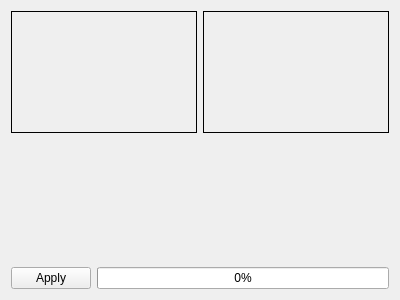
<?xml version="1.0" encoding="UTF-8"?>
<ui version="4.0">
 <class>ImageActionWidget</class>
 <widget class="QWidget" name="ImageActionWidget">
  <property name="geometry">
   <rect>
    <x>0</x>
    <y>0</y>
    <width>400</width>
    <height>300</height>
   </rect>
  </property>
  <property name="windowTitle">
   <string>Form</string>
  </property>
  <layout class="QVBoxLayout" name="verticalLayout_2">
   <item>
    <layout class="QVBoxLayout" name="verticalLayout">
     <item>
      <layout class="QHBoxLayout" name="horizontalLayout_2">
       <item>
        <widget class="QLabel" name="sourceImageWidget">
         <property name="sizePolicy">
          <sizepolicy hsizetype="Minimum" vsizetype="Minimum">
           <horstretch>0</horstretch>
           <verstretch>0</verstretch>
          </sizepolicy>
         </property>
         <property name="frameShape">
          <enum>QFrame::Box</enum>
         </property>
         <property name="text">
          <string/>
         </property>
        </widget>
       </item>
       <item>
        <widget class="QLabel" name="destinationImageWidget">
         <property name="sizePolicy">
          <sizepolicy hsizetype="Minimum" vsizetype="Minimum">
           <horstretch>0</horstretch>
           <verstretch>0</verstretch>
          </sizepolicy>
         </property>
         <property name="frameShape">
          <enum>QFrame::Box</enum>
         </property>
         <property name="text">
          <string/>
         </property>
        </widget>
       </item>
      </layout>
     </item>
     <item>
      <layout class="QHBoxLayout" name="horizontalLayout">
       <item>
        <widget class="HistogramWidget" name="sourceHistogramWidget" native="true">
         <property name="sizePolicy">
          <sizepolicy hsizetype="Minimum" vsizetype="Minimum">
           <horstretch>0</horstretch>
           <verstretch>0</verstretch>
          </sizepolicy>
         </property>
        </widget>
       </item>
       <item>
        <widget class="HistogramWidget" name="destinationHistogramWidget" native="true">
         <property name="sizePolicy">
          <sizepolicy hsizetype="Minimum" vsizetype="Minimum">
           <horstretch>0</horstretch>
           <verstretch>0</verstretch>
          </sizepolicy>
         </property>
        </widget>
       </item>
      </layout>
     </item>
     <item>
      <layout class="QHBoxLayout" name="horizontalLayout_3">
       <property name="sizeConstraint">
        <enum>QLayout::SetMaximumSize</enum>
       </property>
       <item>
        <widget class="QPushButton" name="pushButton">
         <property name="text">
          <string>Apply</string>
         </property>
        </widget>
       </item>
       <item>
        <widget class="QProgressBar" name="progressBar">
         <property name="value">
          <number>0</number>
         </property>
        </widget>
       </item>
      </layout>
     </item>
    </layout>
   </item>
  </layout>
 </widget>
 <customwidgets>
  <customwidget>
   <class>HistogramWidget</class>
   <extends>QWidget</extends>
   <header>histogramwidget.h</header>
   <container>1</container>
  </customwidget>
 </customwidgets>
 <resources/>
 <connections/>
</ui>
